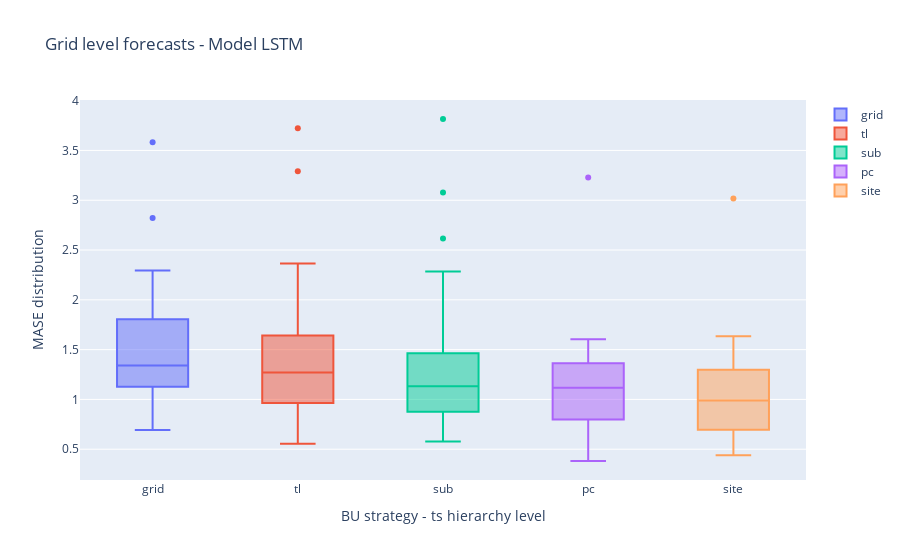

The notebook cell this image was saved under:
### Code cell
fig = go.Figure()
for col in grid_error_dist.keys():
    box_data = grid_error_dist[col]
    fig.add_trace(go.Box(y=box_data, name = col))
fig.update_xaxes(title = 'BU strategy - ts hierarchy level')
fig.update_yaxes(title = 'MASE distribution')
fig.update_layout(title = "Grid level forecasts - Model LSTM")
